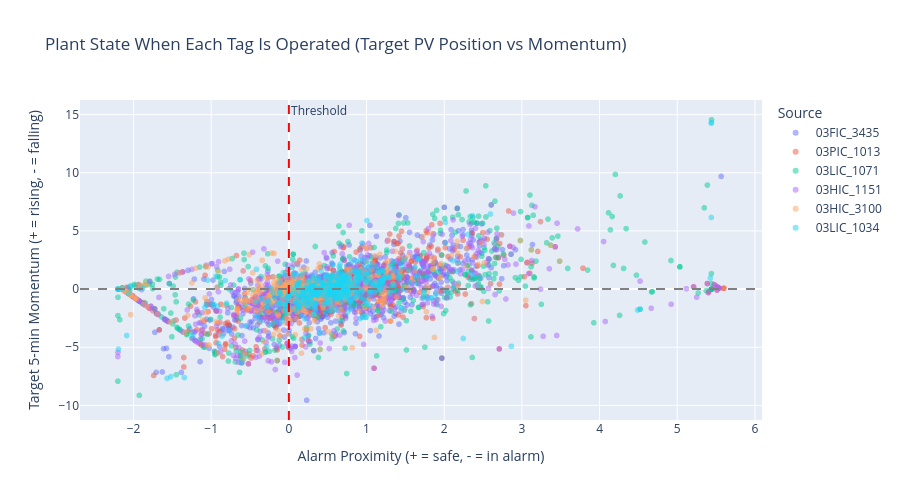

Write notebook code for a chart like this one.
### Code cell
# Does the rate of decline influence which tag gets operated?
# Create scatter: for each action, show target's 5m delta vs which tag was chosen
top6_tags = merged['Source'].value_counts().head(6).index.tolist()
plot_data = merged[merged['Source'].isin(top6_tags)].dropna(
    subset=['merged_ctx_03LIC_1071_local_5m_delta_norm', 'merged_ctx_alarm_proximity']
)

fig = px.scatter(
    plot_data,
    x='merged_ctx_alarm_proximity',
    y='merged_ctx_03LIC_1071_local_5m_delta_norm',
    color='Source',
    opacity=0.5,
    title='Plant State When Each Tag Is Operated (Target PV Position vs Momentum)',
    labels={
        'merged_ctx_alarm_proximity': 'Alarm Proximity (+ = safe, - = in alarm)',
        'merged_ctx_03LIC_1071_local_5m_delta_norm': 'Target 5-min Momentum (+ = rising, - = falling)'
    }
)
fig.add_vline(x=0, line_dash="dash", line_color="red", annotation_text="Threshold")
fig.add_hline(y=0, line_dash="dash", line_color="gray")
fig.update_layout(height=500)
fig.show()

print("Insight: If tags occupy distinct regions in this space, it suggests operators")
print("choose WHICH tag to operate based on the plant state (proximity + momentum).")

### Figure 1 — Plotly figure (JSON) as saved in the notebook; plotly's stock layout.template omitted (floating-point values rounded to 4 significant figures; data arrays with more than 128 entries replaced by an {"elided": "..."} marker saying what was removed)
{"data": [{"hovertemplate": "Source=03FIC_3435<br>Alarm Proximity (+ = safe, - = in alarm)=%{x}<br>Target 5-min Momentum (+ = rising, - = falling)=%{y}<extra></extra>", "legendgroup": "03FIC_3435", "marker": {"color": "#636efa", "opacity": 0.5, "symbol": "circle"}, "mode": "markers", "name": "03FIC_3435", "showlegend": true, "type": "scattergl", "x": {"elided": "1711 float values"}, "xaxis": "x", "y": {"elided": "1711 float values"}, "yaxis": "y"}, {"hovertemplate": "Source=03PIC_1013<br>Alarm Proximity (+ = safe, - = in alarm)=%{x}<br>Target 5-min Momentum (+ = rising, - = falling)=%{y}<extra></extra>", "legendgroup": "03PIC_1013", "marker": {"color": "#EF553B", "opacity": 0.5, "symbol": "circle"}, "mode": "markers", "name": "03PIC_1013", "showlegend": true, "type": "scattergl", "x": {"elided": "653 float values"}, "xaxis": "x", "y": {"elided": "653 float values"}, "yaxis": "y"}, {"hovertemplate": "Source=03LIC_1071<br>Alarm Proximity (+ = safe, - = in alarm)=%{x}<br>Target 5-min Momentum (+ = rising, - = falling)=%{y}<extra></extra>", "legendgroup": "03LIC_1071", "marker": {"color": "#00cc96", "opacity": 0.5, "symbol": "circle"}, "mode": "markers", "name": "03LIC_1071", "showlegend": true, "type": "scattergl", "x": {"elided": "551 float values"}, "xaxis": "x", "y": {"elided": "551 float values"}, "yaxis": "y"}, {"hovertemplate": "Source=03HIC_1151<br>Alarm Proximity (+ = safe, - = in alarm)=%{x}<br>Target 5-min Momentum (+ = rising, - = falling)=%{y}<extra></extra>", "legendgroup": "03HIC_1151", "marker": {"color": "#ab63fa", "opacity": 0.5, "symbol": "circle"}, "mode": "markers", "name": "03HIC_1151", "showlegend": true, "type": "scattergl", "x": {"elided": "873 float values"}, "xaxis": "x", "y": {"elided": "873 float values"}, "yaxis": "y"}, {"hovertemplate": "Source=03HIC_3100<br>Alarm Proximity (+ = safe, - = in alarm)=%{x}<br>Target 5-min Momentum (+ = rising, - = falling)=%{y}<extra></extra>", "legendgroup": "03HIC_3100", "marker": {"color": "#FFA15A", "opacity": 0.5, "symbol": "circle"}, "mode": "markers", "name": "03HIC_3100", "showlegend": true, "type": "scattergl", "x": {"elided": "670 float values"}, "xaxis": "x", "y": {"elided": "670 float values"}, "yaxis": "y"}, {"hovertemplate": "Source=03LIC_1034<br>Alarm Proximity (+ = safe, - = in alarm)=%{x}<br>Target 5-min Momentum (+ = rising, - = falling)=%{y}<extra></extra>", "legendgroup": "03LIC_1034", "marker": {"color": "#19d3f3", "opacity": 0.5, "symbol": "circle"}, "mode": "markers", "name": "03LIC_1034", "showlegend": true, "type": "scattergl", "x": {"elided": "527 float values"}, "xaxis": "x", "y": {"elided": "527 float values"}, "yaxis": "y"}], "layout": {"annotations": [{"showarrow": false, "text": "Threshold", "x": 0, "xanchor": "left", "xref": "x", "y": 1, "yanchor": "top", "yref": "y domain"}], "height": 500, "legend": {"title": {"text": "Source"}, "tracegroupgap": 0}, "shapes": [{"line": {"color": "red", "dash": "dash"}, "type": "line", "x0": 0, "x1": 0, "xref": "x", "y0": 0, "y1": 1, "yref": "y domain"}, {"line": {"color": "gray", "dash": "dash"}, "type": "line", "x0": 0, "x1": 1, "xref": "x domain", "y0": 0, "y1": 0, "yref": "y"}], "title": {"text": "Plant State When Each Tag Is Operated (Target PV Position vs Momentum)"}, "xaxis": {"anchor": "y", "domain": [0, 1], "title": {"text": "Alarm Proximity (+ = safe, - = in alarm)"}}, "yaxis": {"anchor": "x", "domain": [0, 1], "title": {"text": "Target 5-min Momentum (+ = rising, - = falling)"}}}}
